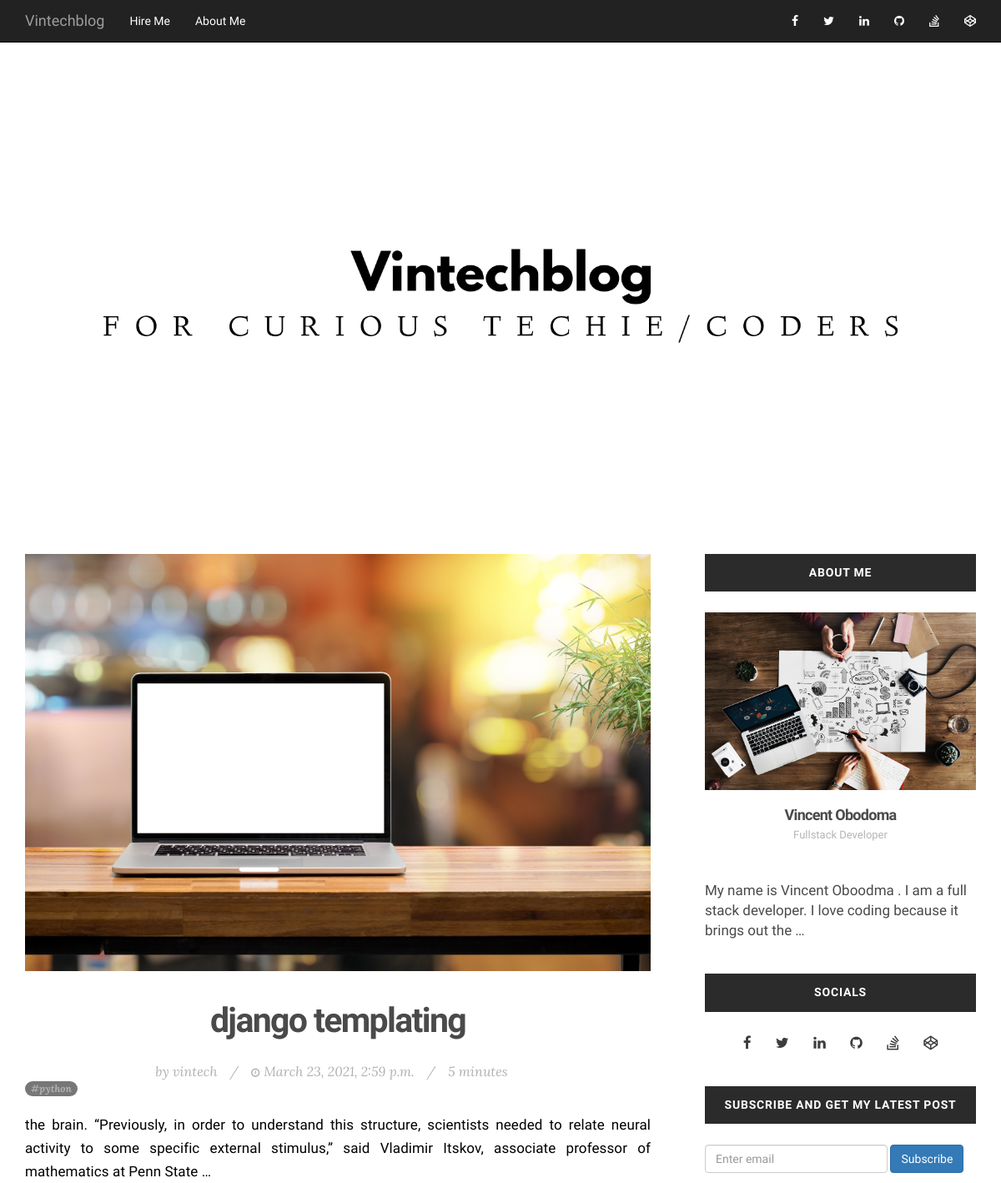
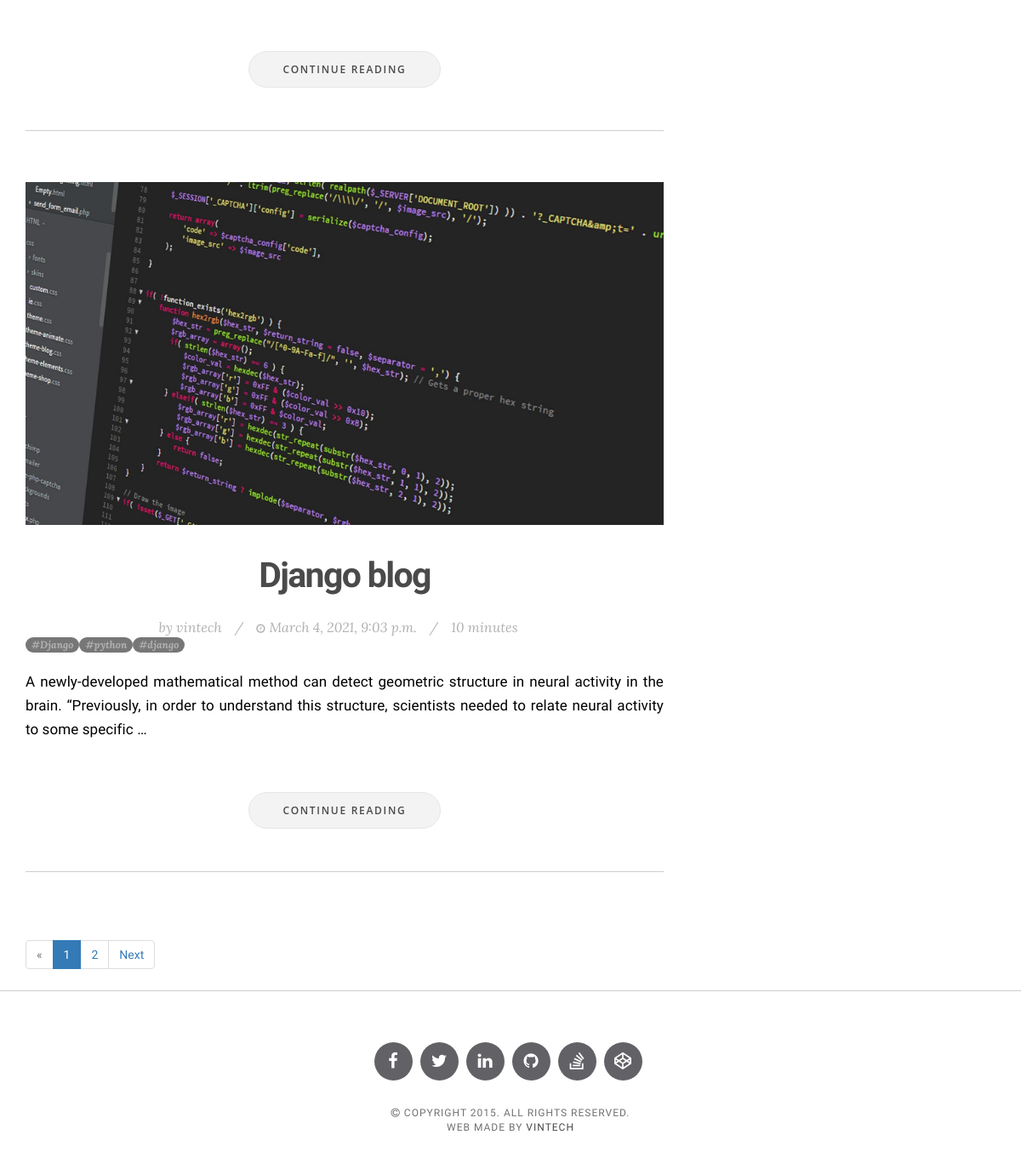
/django/, run on the app's committed database (2 pictures, top to bottom).
### blog/models.py (models this page shows, shortened)
class Post(models.Model):
    title = models.CharField(max_length=400)
    body = models.TextField()
    meta_description = models.CharField(max_length=800, null=True, blank=True)
    slug = models.SlugField(max_length=400, unique_for_date='publish')
    publish = models.DateTimeField(default=timezone.now)
    roll_out = models.BooleanField(default=False)
    created = models.DateTimeField(auto_now_add=True)
    updated = models.DateField(auto_now=True)
    author = models.ForeignKey(User, on_delete=models.CASCADE, related_name="blog_post")
    category = models.ForeignKey(Category, on_delete=models.CASCADE)
    read_time = models.IntegerField(default=0)
    featured_post = models.BooleanField(default=False)
    image = models.ImageField(null=True, blank=True, upload_to='media/')
    tags = TaggableManager()
    class Meta:
        ordering = ('-publish',)
    def get_absolute_url(self):
        return reverse('blog:post_detail', args=[self.publish.year,
                             self.publish.strftime('%m'),
                             self.publish.strftime('%d'),
                             self.slug])

### blog/views.py (the view)
# urls.py: path('<slug:category_slug>/', views.category_detail_views, name = 'category_detail_views'),
def category_detail_views(request, category_slug):
    category = get_object_or_404(Category, category_slug=category_slug)
    posts = Post.objects.filter(category=category).order_by('-publish')
    about_me = about.objects.all()
    paginator = Paginator(posts, 2)  # 6 post per page
    page = request.GET.get('page', 1)
    try:
        page_obj = paginator.page(page)
    except PageNotAnInteger:
        page_obj = paginator.page(1)
    except EmptyPage:
        page_obj = paginator.page(paginator.num_pages)
    context = {'category':category, 'posts':posts, 'page_obj':page_obj,'about_me':about_me}
    return render(request, 'blog/category.html', context)

### blog/models.py (called while the page is built)
    def __str__(self):
        return self.name

    def __str__(self):
        return self.message

### templates/blog/category.html (shortened to what this page needs)
{% extends "base.html" %}
    {% block body %}
    {% load static %}
    <section>
        <div class="row">
            <div class="col-md-8">
                {% for post in page_obj %}
                <article class="blog-post">
                    <div class="blog-post-image">
                        {% if post.image %}
                        <a href=><img src="{{ post.image.url }}" alt="media"></a>
                        {% endif %}
                    </div>
                    <div class="blog-post-body">
                        <h2><a href="{{ post.get_absolute_url }}">{{ post.title }}</a></h2>
                        <div class="post-meta"><span>by <a href="#">{{ post.author }}</a></span>/<span><i class="fa fa-clock-o"></i>{{ post.created }}</span>/<span><a href="#">{{ post.read_time }} minutes</a></span>
                            <div style="display:flex">
                                {% for tag in post.tags.all %}
                                <a href="{% url 'blog:tagged' tag.slug %}" class="mr-1 badge badge-info">#{{ tag }}</a>
                                {% endfor %}
                            </div>
                    </div>
                        <p>{{ post.body|safe|truncatewords_html:30 }}</p>
                        <div class="read-more"><a href="{{ post.get_absolute_url }}">Continue Reading</a></div>
                    </div>
                </article>
                {% endfor %}
                {% if page_obj.has_other_pages %}
  <ul class="pagination">
    {% if page_obj.has_previous %}
      <li> <a class="page-link" href="?page={{ users.previous_page_number }}" tabindex="-1">Previous</a></li>
    {% else %}
      <li class="disabled"><span>&laquo;</span></li>
    {% endif %}
    {% for i in page_obj.paginator.page_range %}
      {% if page_obj.number == i %}
        <li class="active"><span>{{ i }} <span class="sr-only">(current)</span></span></li>
      {% else %}
        <li><a href="?page={{ i }}">{{ i }}</a></li>
      {% endif %}
    {% endfor %}
    {% if page_obj.has_next %}
      <li><a class="page-link" href="?page={{ page_obj.next_page_number }}">Next</a></li>
    {% else %}
      <li class="disabled"><span>&raquo;</span></li>
    {% endif %}
  </ul>
{% endif %}
            </div>
            <div class="col-md-4 sidebar-gutter">
                <aside>
                <div class="sidebar-widget">
                    <h3 class="sidebar-title">About Me</h3>
                    <div class="widget-container widget-about">
                        <a href="{% url 'blog:aboutme' %}"><img src="{% static 'images/author.jpg' %}" alt=""></a>
                        <h4>Vincent Obodoma</h4>
                        <div class="author-title">Fullstack Developer</div>
                        <p><a href="{% url 'blog:aboutme' %}">{{ about_me|safe|truncatewords_html:20 }}</a></p>
                    </div>
                </div>
                <div class="sidebar-widget">
                    <h3 class="sidebar-title">Socials</h3>
                    <div class="widget-container">
                        <div class="widget-socials">
                           <a href="https://web.facebook.com/vincent.obodoma/"><i class="fa fa-facebook"></i></a>
                            <a href="https://twitter.com/vingeophysicist"><i class="fa fa-twitter"></i></a>
                            <a href="https://www.linkedin.com/in/vincent-obodoma-3353b9114/"><i class="fa fa-linkedin"></i></a>
                             <a href="https://github.com/vingeophysicist"><i class="fa fa-github"></i></a>
                             <a href="https://stackoverflow.com/users/10101331/obodoma-uzondu-vincent"><i class="fa fa-stack-overflow"></i></a>
                            <a href="https://codepen.io/vingeophysicist"><i class="fa fa-codepen"></i></a>
                        </div>
                    </div>
                </div>
                 <div class="sidebar-widget">
                    <h3 class="sidebar-title">Subscribe and get my latest post</h3>
                       <div class="widget-container widget-about">
                           <form id = "subscribe" class="signup-form form-inline justify-content-center pt-3" form method = 'POST'>
                               <div class="form-group">
                               <input type="email" id="email_id" name="email_id" class="form-control mr-md-1 semail" placeholder="Enter email">
                              </div>
                              <button type="submit" value = "Subscribe" id = "email_submit" class="btn btn-primary">Subscribe</button>
                            </form>
                       </div>
                </div>
                </div>
            </div>
       </div>
{% endblock %}

### templates/base.html (shortened to what this page needs)
<!DOCTYPE html>
<html lang="en">
    {% load static %}
<head>
    <link href="{% static 'css/bootstrap.min.css' %}" rel="stylesheet">
    <link rel="stylesheet" href="https://maxcdn.bootstrapcdn.com/font-awesome/4.4.0/css/font-awesome.min.css">
    <link href="{% static 'css/style.css' %}" rel="stylesheet">
</head>
<body>
    <nav class="navbar navbar-inverse navbar-fixed-top">
        <div class="container">
            <a class="navbar-brand" href="{% url 'blog:indexpage' %}">Vintechblog</a>
            <div id="navbar" class="collapse navbar-collapse">
                <ul class="nav navbar-nav ">
                    <li><a href="{% url 'blog:contact' %}">Hire Me</a></li>
                    <li><a href="{% url 'blog:aboutme' %}">About Me</a></li>
                </ul>
                <ul class="nav navbar-nav navbar-right">
                    <li><a href="https://web.facebook.com/vincent.obodoma/"><i class="fa fa-facebook"></i></a></li>
                    <li><a href="https://twitter.com/vingeophysicist"><i class="fa fa-twitter"></i></a></li>
                    <li><a href="https://www.linkedin.com/in/vincent-obodoma-3353b9114/"><i class="fa fa-linkedin"></i></a></li>
                    <li><a href="https://github.com/vingeophysicist"><i class="fa fa-github"></i></a></li>
                    <li><a href="https://stackoverflow.com/users/10101331/obodoma-uzondu-vincent"><i class="fa fa-stack-overflow"></i></a></li>
                    <li><a href="https://codepen.io/vingeophysicist"><i class="fa fa-codepen"></i></a></li>
                </ul>
            </div>
        </div>
    </nav>
    <div class="container">
        <header>
			<a href="{% url 'blog:indexpage' %}"><img src="{% static 'images/cover.png' %}"></a>
		</header>
        {% block body %}
        {% endblock %}
    <footer class="footer">
        <div class="footer-socials">
            <a href="https://web.facebook.com/vincent.obodoma/"><i class="fa fa-facebook"></i></a>
            <a href="https://twitter.com/vingeophysicist"><i class="fa fa-twitter"></i></a>
            <a href="https://www.linkedin.com/in/vincent-obodoma-3353b9114/"><i class="fa fa-linkedin"></i></a>
            <a href="https://github.com/vingeophysicist"><i class="fa fa-github"></i></a>
            <a href="https://stackoverflow.com/users/10101331/obodoma-uzondu-vincent"><i class="fa fa-stack-overflow"></i></a>
            <a href="https://codepen.io/vingeophysicist"><i class="fa fa-codepen"></i></a>
        </div>
        <div class="footer-bottom">
            <i class="fa fa-copyright"></i> Copyright 2015. All rights reserved.<br>
            Web made by <a href="#">Vintech</a>
        </div>
    </footer>
</body>
</html>

### static/css/style.css (style rules this page uses)
body { font-family: "Raleway", Sans-serif; -webkit-font-smoothing: antialiased; }
h1, h2, h3, h4, h5, h6 { letter-spacing: -0.04em; font-weight: 700; font-style: normal; font-family: "Raleway", Sans-serif; color: #4A4A4A; }
p { font-family: 'Raleway', sans-serif; font-size: 15px; font-weight: 400; line-height: 24px; color: #000; }
img { max-width: 100%; height: auto; }
a { color: #4A4A4A; }
a, a:hover, a:focus, a:active, a.active { outline: 0; text-decoration: none; }
section { padding-bottom: 60px; }
section:last-child { padding-bottom: 0px; }
.sidebar-gutter { padding-left: 50px; }
.navbar .navbar-nav > li > a { color:#fff; }
header { margin: 130px 0 65px; text-align: center; }
.blog-post { padding-bottom: 30px; margin-bottom: 60px; border-bottom: 1px solid #CECECE; }
.blog-post .blog-post-body { text-align: center; padding: 20px 0; }
.blog-post .blog-post-body h2 { margin: 0; padding: 15px 0px 20px; font-size: 41px; line-height: 49px; }
.blog-post .blog-post-body p { text-align: justify; font-size: 20px; font-weight: 300; line-height: 30px; color: #000; }
.blog-post .blog-post-body a { color: #4A4A4A; -webkit-transition: all 0.2s ease-out; -moz-transition: all 0.2s ease-out; -o-transition: all 0.2s ease-out; transition: all 0.2s ease-out; }
.blog-post .post-meta { margin: 5px 0 20px; font-weight: 400; font-size: 16px; color: #B1B1B1; font-family: "Lora"; font-style: italic; }
.blog-post .post-meta a { color: #B1B1B1; }
.blog-post .post-meta span { padding-left: 15px; padding-right: 15px; }
.blog-post .post-meta span:first-child { padding-left: 0; padding-right: 15px; }
.blog-post .post-meta i { padding-right: 5px; font-size: 12px; }
.blog-post .read-more a { display: inline-block; padding: 12px 40px; margin: 30px 0 0px; border: 1px solid; border-radius: 25px; border-color: #E6E6E6; background-color: #F3F3F3; font-family: "Open Sans", Sans-serif; text-transform: uppercase; font-weight: 600; font-size: 12px; letter-spacing: 1.7px; -webkit-transition: all 0.2s ease-out; -moz-transition: all 0.2s ease-out; -o-transition: all 0.2s ease-out; transition: all 0.2s ease-out; }
.sidebar-title { background-color: #2B2B2B; color: #fff; text-align: center; text-transform: uppercase; font-weight: 800; letter-spacing: 0.8px; font-size: 14px; padding: 15px 0; margin: 0 0 25px; font-family: "Raleway", Sans-serif; }
.sidebar-widget { margin-bottom: 40px; }
.widget-socials { text-align: center; }
.widget-socials a { margin: 3px 8px; padding: 5px; font-size: 17px; color: #3C3C3C; }
.widget-about img { width: 100%; }
.widget-about h4 { text-align: center; margin: 20px 0 5px; }
.widget-about .author-title { font-size: 13px; font-weight: 400; line-height: 20px; color: #B5B5B5; text-align: center; }
.widget-about p { margin-top: 10px; font-size: 17px; line-height: 24px; color: #000000; }
footer { padding: 0; font-size: 12px; font-weight: 500; text-transform: uppercase; letter-spacing: 1px; color: #717171; text-align: center; border-top: 1px solid #CECECE; }
footer .footer-socials { margin: 60px 0 20px; }
footer .footer-socials a { display: inline-block; margin-right: 5px; background-color: #626165; color: #fff; font-size: 20px; line-height: 45px; width: 45px; height: 45px; border-radius: 50%; -webkit-transition: all 0.2s ease-out; -moz-transition: all 0.2s ease-out; -o-transition: all 0.2s ease-out; transition: all 0.2s ease-out; }
footer .footer-bottom { padding: 10px 0 40px; }

### data on the page
Post: image (picture), title "django templating", author "vintech", created "March 23, 2021, 2:59 p.m.", read_time "5", body "the brain. “Previously, in order to understand this structure, scientists needed to relate neural activity to some specific external stimulus,” said Vladimir Itskov, associate professor of mathematics at Penn State …"
Tag: name "python"
Post: image (picture), title "Django blog", author "vintech", created "March 4, 2021, 9:03 p.m.", read_time "10", body "A newly-developed mathematical method can detect geometric structure in neural activity in the brain. “Previously, in order to understand this structure, scientists needed to relate neural activity to some specific …"
Tag: name "Django"
Tag: name "django"

### other printed values
{{ i }} "1"
{{ i }} "2"
